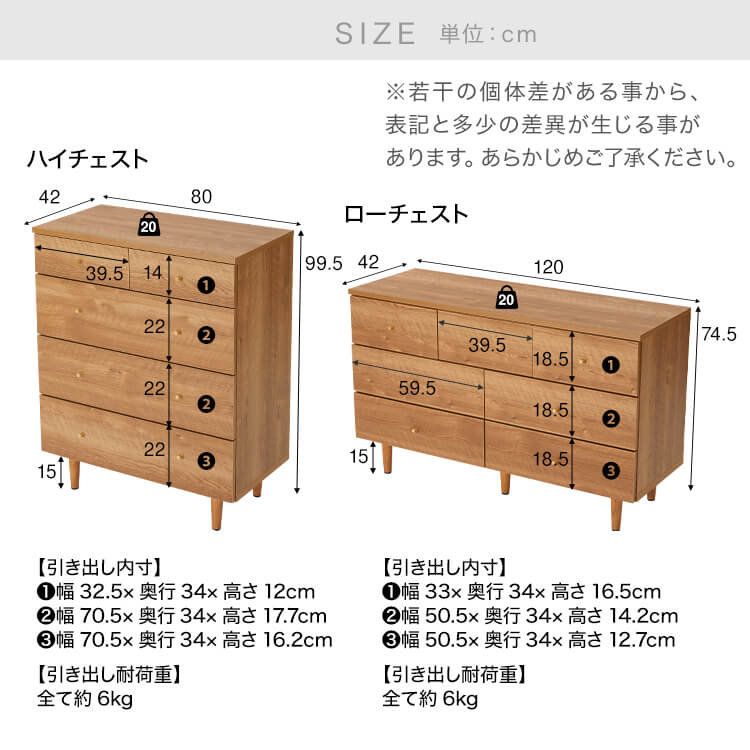
#> input picture catalog_scripts/_lowya/img/22580_specificationimages_f58aff266f4d27b0ec80.jpg, 750 x 750 px, given as the content of the folder img/dresser, which was not available
$ python _sheet.py
#> lines starting #> are read from the running program, lines starting #| are printed output that depends on the picture; pictures that were not available may be replaced by others from this repository, and a replacement may not be noted
# -*- coding: utf-8 -*-
import glob, os
from PIL import Image, ImageDraw
for sub in ('dresser', 'chest'):
    fs = sorted(glob.glob(os.path.join('img', sub, '*.jpg')))
    C, T = 5, 260
    rows = (len(fs) + C - 1) // C
    sheet = Image.new('RGB', (C * T, rows * (T + 18)), 'white')
#> sheet: PIL image 1300x278 RGB; every value is 255
    dr = ImageDraw.Draw(sheet)
    for i, f in enumerate(fs):
        im = Image.open(f).convert('RGB'); im.thumbnail((T, T))
#> further down, im is the input picture: PIL image 750x750 RGB; mean R, G, B 225.9, 214.8, 205.3
#> after `im.thumbnail((T, T))`:
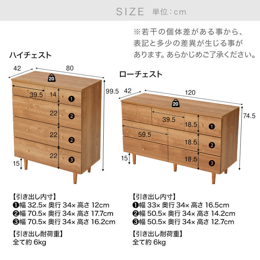
#> im: PIL image 260x260 RGB; mean R, G, B 225.7, 214.6, 205.1
        x, y = (i % C) * T, (i // C) * (T + 18)
        sheet.paste(im, (x, y + 18))
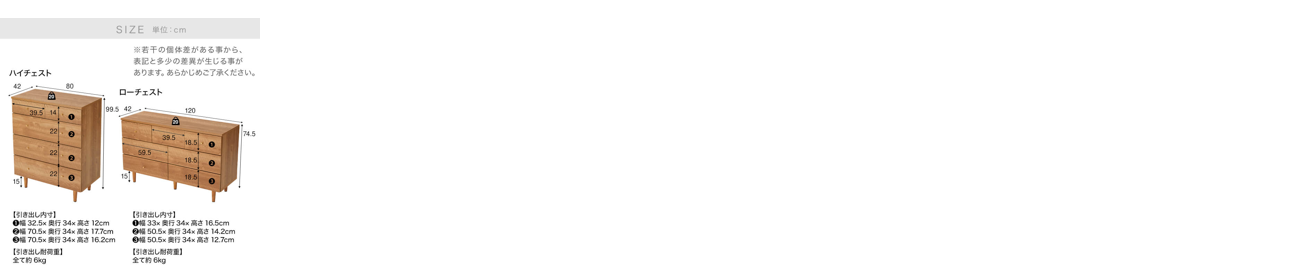
#> sheet: PIL image 1300x278 RGB; mean R, G, B 249.5, 247.4, 245.7
        dr.text((x + 4, y + 4), os.path.basename(f), fill='black')
    sheet.save('_sheet_%s.png' % sub)
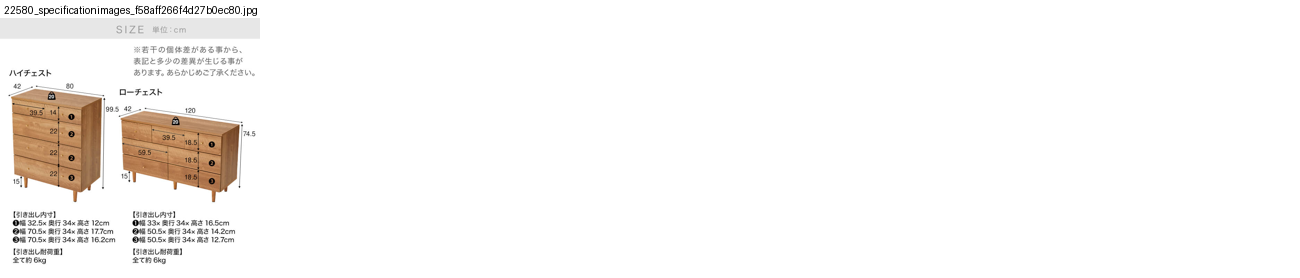
#> saved as _sheet_dresser.png: PIL image 1300x278 RGB; mean R, G, B 249.1, 247, 245.2
    print(sub, len(fs), sheet.size)
#| dresser 1 (1300, 278)
